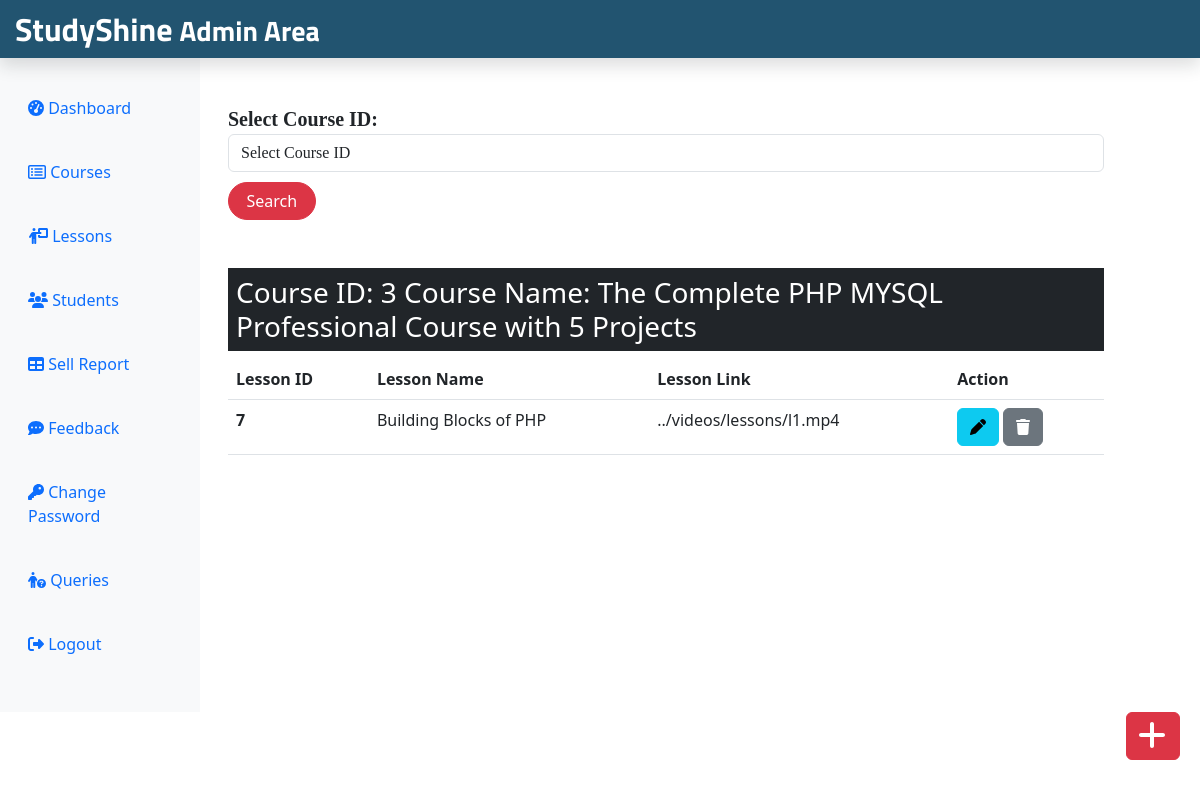
The app's page /Admin/lessons.php?checkid=3 (signed in) with its own data.
### tables this page shows
CREATE TABLE `lesson` (
  `lesson_id` int(11) NOT NULL,
  `lesson_name` text NOT NULL,
  `lesson_desc` text NOT NULL,
  `lesson_link` text NOT NULL,
  `course_id` int(11) NOT NULL,
  `course_name` text NOT NULL,
  `is_completed` tinyint(1) NOT NULL DEFAULT 0
);

### Admin/lessons.php (the view, shortened to what this page needs)
<?php
include('./adminInclude/header.php');
include('../dbConnection.php');
?>
<div class="col-sm-9 mt-5 mx-3" style="width:75%">
    <form action="" class="mt-3 form-inline d-print-none">
        <div class="form-group mr-3" style="font-size: 20px; font-family: nunito ui-sans-serif; font-weight: bold;">
            <label for="checkid"> Select Course ID: </label>
            <select class="form-control ml-3" id="checkid" name="checkid">
                <option value="" disabled selected>Select Course ID</option>
            </select>
        </div>
        <button type="submit" style="width: 10%; border-radius: 40px; margin-top: 10px;" class="btn btn-danger">Search</button>
    </form>
    <?php
if (isset($_REQUEST['checkid'])) {
    $selected_course_id = $_REQUEST['checkid'];
    $sql = "SELECT * FROM course WHERE course_id = '$selected_course_id'";
    $result = $conn->query($sql);
    if ($result->num_rows > 0) {
        $sql_lessons = "SELECT * FROM lesson WHERE course_id = '$selected_course_id'";
        $result_lessons = $conn->query($sql_lessons);
        if ($result_lessons->num_rows > 0) {
            if (isset($_SESSION['course_id'])) {
                echo '<div>
                        <a class="btn btn-danger box" href="addLesson.php">
                            <i class="fas fa-plus fa-2x"></i>
                        </a>
                    </div>';
            }
            echo '<h3 class="mt-5 bg-dark text-white p-2">Course ID: ' . $_SESSION['course_id'] . ' Course Name: ' . $_SESSION['course_name'] . '</h3>';
            echo '<table class="table">
                    <thead>
                        <tr>
                            <th scope="col">Lesson ID</th>
                            <th scope="col">Lesson Name</th>
                            <th scope="col">Lesson Link</th>
                            <th scope="col">Action</th>
                        </tr>
                    </thead>
                    <tbody>';
            while ($row_lessons = $result_lessons->fetch_assoc()) {
                echo '<tr>
                        <th scope="row">' . $row_lessons['lesson_id'] . '</th>
                        <td>' . $row_lessons['lesson_name'] . '</td>
                        <td>' . $row_lessons['lesson_link'] . '</td>
                        <td>
                            <form action="editlesson.php" method="POST" class="d-inline">
                                <input type="hidden" name="id" value="' . $row_lessons["lesson_id"] . '">
                                <button type="submit" class="btn btn-info mr-3" name="view" value="View"><i class="fas fa-pen"></i></button>
                            </form>
                            <form action="" method="POST" class="d-inline">
                                <input type="hidden" name="id" value="' . $row_lessons["lesson_id"] . '">
                                <button type="submit" class="btn btn-secondary" name="delete" value="Delete"><i class="fas fa-trash"></i></button>
                            </form>
                        </td>
                    </tr>';
            }
            echo '</tbody></table>';
        }
    } else {
        echo '<div class="alert alert-dark mt-4" role="alert">Course Not Found</div>';
    }
}
?>
</div>
<?php
include('./adminInclude/footer.php');
?>

### css/adminstyle.css (style rules this page uses)
.box { position: fixed; bottom: 10px; right: 20px; margin-bottom: 30px; }

### records on screen
lesson: lesson_id "7", lesson_name "Building Blocks of PHP", lesson_link "../videos/lessons/l1.mp4"

### other values on screen
$_SESSION['course_id'] "3"
$_SESSION['course_name'] "The Complete PHP MYSQL Professional Course with 5 Projects"
